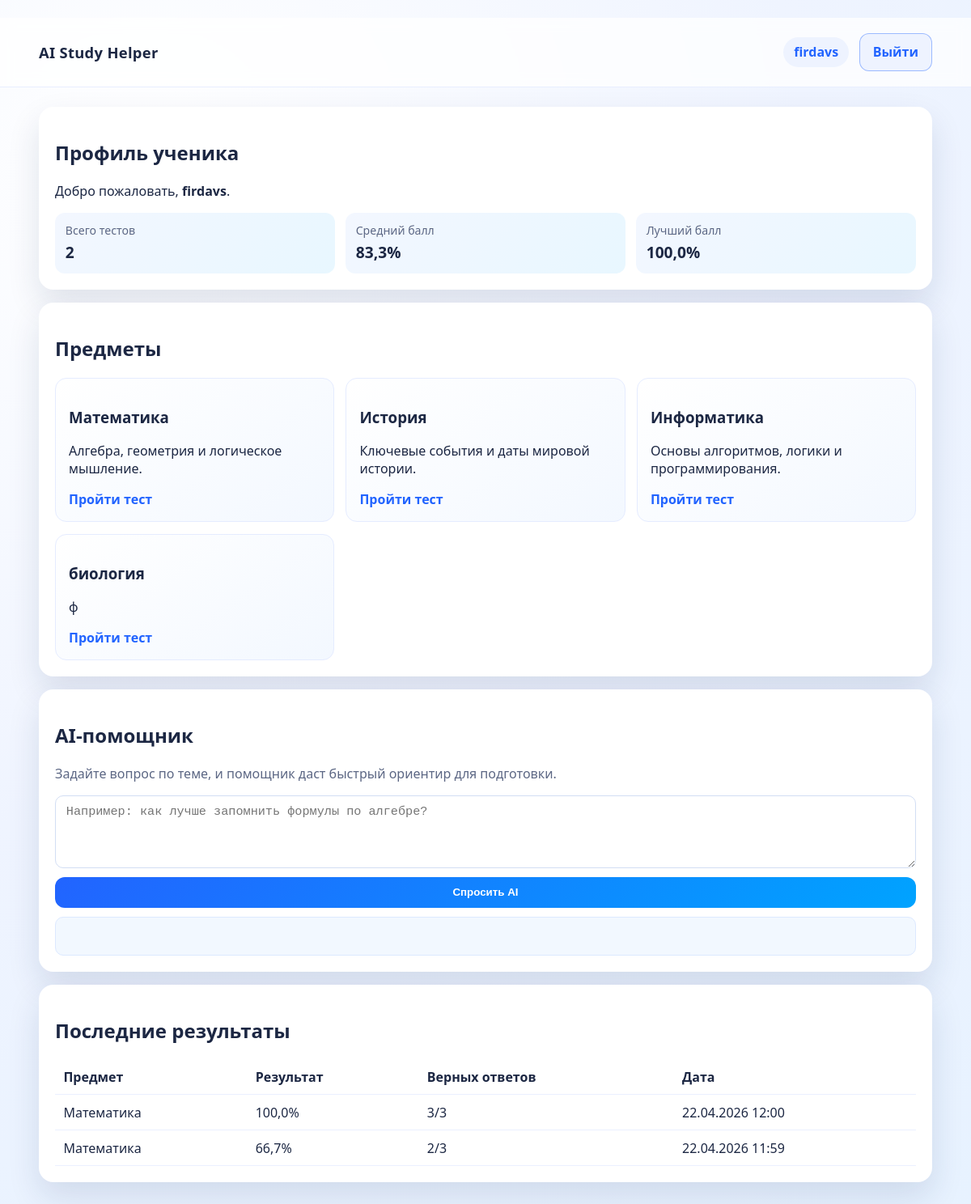
/dashboard/ (signed in), run on the app's committed database.
### study_app/models.py (models this page shows, shortened)
class UserProfile(models.Model):
    user = models.OneToOneField(User, on_delete=models.CASCADE, related_name='profile')
    total_quizzes = models.PositiveIntegerField(default=0)
    average_score = models.FloatField(default=0)
    best_score = models.FloatField(default=0)
    def recalculate(self):
        results = self.user.quiz_results.all()
        self.total_quizzes = results.count()
        if self.total_quizzes:
            self.average_score = round(sum(r.score_percent for r in results) / self.total_quizzes, 1)
            self.best_score = round(max(r.score_percent for r in results), 1)
        else:
            self.average_score = 0
            self.best_score = 0
        self.save(update_fields=['total_quizzes', 'average_score', 'best_score'])

class Subject(models.Model):
    name = models.CharField(max_length=100, unique=True)
    description = models.CharField(max_length=255)

class QuizResult(models.Model):
    user = models.ForeignKey(User, on_delete=models.CASCADE, related_name='quiz_results')
    subject = models.ForeignKey(Subject, on_delete=models.CASCADE, related_name='results')
    correct_answers = models.PositiveIntegerField(default=0)
    total_questions = models.PositiveIntegerField(default=0)
    score_percent = models.FloatField(default=0)
    created_at = models.DateTimeField(auto_now_add=True)
    class Meta:
        ordering = ['-created_at']

### study_app/views.py (the view)
# urls.py: path('dashboard/', views.dashboard, name='dashboard'),
@login_required
def dashboard(request):
    ensure_demo_data()
    subjects = Subject.objects.all()
    results = request.user.quiz_results.select_related('subject')[:8]
    profile = request.user.profile
    profile.recalculate()
    subject_stats = request.user.quiz_results.values('subject__name').annotate(
        avg_score=Avg('score_percent'),
        best_score=Max('score_percent'),
    )
    return render(
        request,
        'dashboard.html',
        {
            'subjects': subjects,
            'results': results,
            'profile': profile,
            'subject_stats': subject_stats,
        },
    )

### study_app/views.py (called while the page is built, shortened)
def ensure_demo_data():
    if Subject.objects.exists():
        return

### study_app/templates/dashboard.html (shortened to what this page needs)
﻿{% load static %}
<!DOCTYPE html>
<html lang="ru">
<head>
    <link rel="stylesheet" href="{% static 'style.css' %}">
</head>
<body>
    <header class="dashboard-header">
        <div class="container nav">
            <a class="brand" href="{% url 'index' %}">AI Study Helper</a>
            <div class="nav-links">
                <span class="user-badge">{{ request.user.username }}</span>
                <a href="{% url 'logout' %}" class="btn btn-outline">Выйти</a>
            </div>
        </div>
    </header>
    <main class="container dashboard-layout" id="dashboard-root">
        <section class="card profile-panel">
            <h2>Профиль ученика</h2>
            <p>Добро пожаловать, <strong>{{ request.user.first_name|default:request.user.username }}</strong>.</p>
            <div class="stats-grid">
                <div class="stat-item">
                    <span>Всего тестов</span>
                    <strong>{{ profile.total_quizzes }}</strong>
                </div>
                <div class="stat-item">
                    <span>Средний балл</span>
                    <strong>{{ profile.average_score }}%</strong>
                </div>
                <div class="stat-item">
                    <span>Лучший балл</span>
                    <strong>{{ profile.best_score }}%</strong>
                </div>
            </div>
        </section>
        <section class="card">
            <h2>Предметы</h2>
            <div class="subject-grid">
                {% for subject in subjects %}
                    <a href="{% url 'quiz' subject.id %}" class="subject-card">
                        <h3>{{ subject.name }}</h3>
                        <p>{{ subject.description }}</p>
                        <span>Пройти тест</span>
                    </a>
                {% endfor %}
            </div>
        </section>
        <section class="card">
            <h2>AI-помощник</h2>
            <p class="subtle">Задайте вопрос по теме, и помощник даст быстрый ориентир для подготовки.</p>
            <div class="ai-box">
                <textarea id="ai-question" placeholder="Например: как лучше запомнить формулы по алгебре?"></textarea>
                <button class="btn btn-primary" id="ai-ask-btn">Спросить AI</button>
            </div>
            <div id="ai-answer" class="ai-answer"></div>
        </section>
        <section class="card">
            <h2>Последние результаты</h2>
            {% if results %}
                <table class="results-table">
                    <thead>
                        <tr>
                            <th>Предмет</th>
                            <th>Результат</th>
                            <th>Верных ответов</th>
                            <th>Дата</th>
                        </tr>
                    </thead>
                    <tbody>
                        {% for result in results %}
                            <tr>
                                <td>{{ result.subject.name }}</td>
                                <td>{{ result.score_percent }}%</td>
                                <td>{{ result.correct_answers }}/{{ result.total_questions }}</td>
                                <td>{{ result.created_at|date:"d.m.Y H:i" }}</td>
                            </tr>
                        {% endfor %}
                    </tbody>
                </table>
            {% else %}
                <p>Пока нет попыток. Выберите предмет и пройдите первый тест.</p>
            {% endif %}
        </section>
    </main>
</body>
</html>

### study_app/static/style.css (style rules this page uses)
* { box-sizing: border-box; }
body { margin: 0; font-family: 'Segoe UI', Tahoma, Geneva, Verdana, sans-serif; color: var(--text); background: radial-gradient(circle at 15% 15%, #ffffff 0%, #eff4ff 50%, #e7f2ff 100%); }
.container { width: min(1120px, 92%); margin: 0 auto; }
.nav { display: flex; align-items: center; justify-content: space-between; padding: 1.2rem 0; }
.brand { font-size: 1.15rem; font-weight: 700; color: inherit; text-decoration: none; letter-spacing: 0.3px; }
.nav-links { display: flex; gap: 0.8rem; align-items: center; }
.card { background: var(--surface); border-radius: var(--radius); box-shadow: var(--shadow); padding: 1.25rem; transition: transform 0.25s ease, box-shadow 0.25s ease; }
.btn { display: inline-flex; align-items: center; justify-content: center; border-radius: 12px; border: 0; cursor: pointer; font-weight: 600; text-decoration: none; padding: 0.7rem 1rem; transition: transform 0.2s ease, filter 0.2s ease; }
.btn-primary { background: linear-gradient(135deg, var(--primary), var(--primary-2)); color: #fff; }
.btn-outline { border: 1px solid rgba(255, 255, 255, 0.62); color: #fff; background: rgba(255, 255, 255, 0.08); }
.dashboard-header .btn-outline { border-color: rgba(34, 100, 255, 0.4); color: var(--primary); background: #eef3ff; }
input, textarea { border: 1px solid #d2def4; border-radius: 10px; padding: 0.65rem 0.8rem; font-size: 0.95rem; outline: none; transition: border-color 0.2s ease, box-shadow 0.2s ease; }
.subtle { color: var(--muted); }
.dashboard-header { background: #ffffffbb; backdrop-filter: blur(8px); border-bottom: 1px solid #e8eeff; position: sticky; top: 0; z-index: 5; }
.user-badge { padding: 0.45rem 0.8rem; border-radius: 999px; background: #eef3ff; color: var(--primary); font-weight: 600; }
.dashboard-layout, .quiz-layout { margin: 1.5rem auto 2rem; display: grid; gap: 1rem; }
.stats-grid { margin-top: 0.9rem; display: grid; gap: 0.8rem; grid-template-columns: repeat(3, minmax(0, 1fr)); }
.stat-item { border-radius: 12px; background: linear-gradient(135deg, #f3f7ff, #e8f7ff); padding: 0.8rem; display: grid; gap: 0.25rem; }
.stat-item span { color: var(--muted); font-size: 0.88rem; }
.stat-item strong { font-size: 1.2rem; }
.subject-grid { display: grid; gap: 0.9rem; grid-template-columns: repeat(3, minmax(0, 1fr)); }
.subject-card { border-radius: 14px; text-decoration: none; color: var(--text); background: linear-gradient(145deg, #ffffff, #f3f8ff); border: 1px solid #e5ecff; padding: 1rem; transition: transform 0.2s ease, box-shadow 0.2s ease; }
.subject-card span { color: var(--primary); font-weight: 700; }
.ai-box { display: grid; gap: 0.7rem; }
.ai-box textarea { min-height: 90px; resize: vertical; }
.ai-answer { margin-top: 0.7rem; border-radius: 10px; background: #f2f8ff; border: 1px solid #dce9ff; padding: 0.8rem; color: var(--text); min-height: 48px; }
.results-table { width: 100%; border-collapse: collapse; }
.results-table th, .results-table td { padding: 0.65rem; text-align: left; border-bottom: 1px solid #ebf0ff; }

### data on the page
UserProfile: total_quizzes "2", average_score "83,3", best_score "100,0"
Subject: name "Математика", description "Алгебра, геометрия и логическое мышление."
Subject: name "История", description "Ключевые события и даты мировой истории."
Subject: name "Информатика", description "Основы алгоритмов, логики и программирования."
Subject: name "биология", description "ф"
QuizResult: subject.name "Математика", score_percent "100,0", correct_answers "3", total_questions "3", created_at "22.04.2026 12:00"
QuizResult: subject.name "Математика", score_percent "66,7", correct_answers "2", total_questions "3", created_at "22.04.2026 11:59"

### other printed values
{{ request.user.username }} "firdavs"
{{ request.user.first_name|default:request.user.username }} "firdavs"
